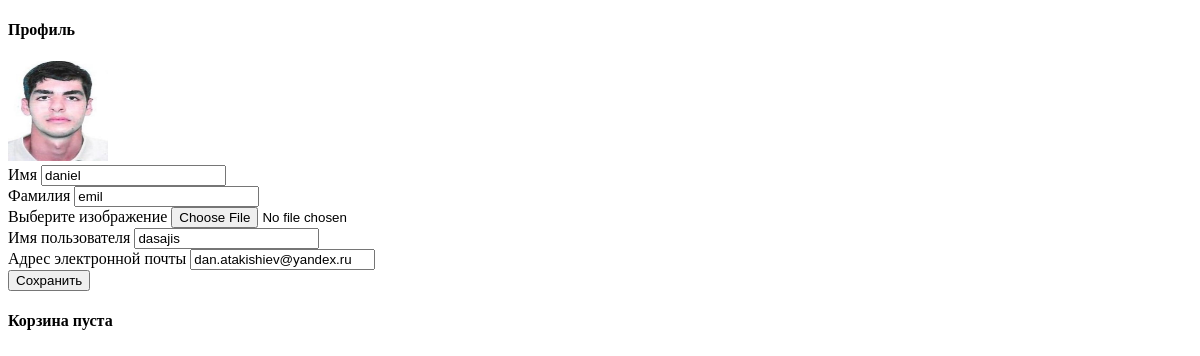
The page /users/profile/ (signed in) on the database as committed earlier.
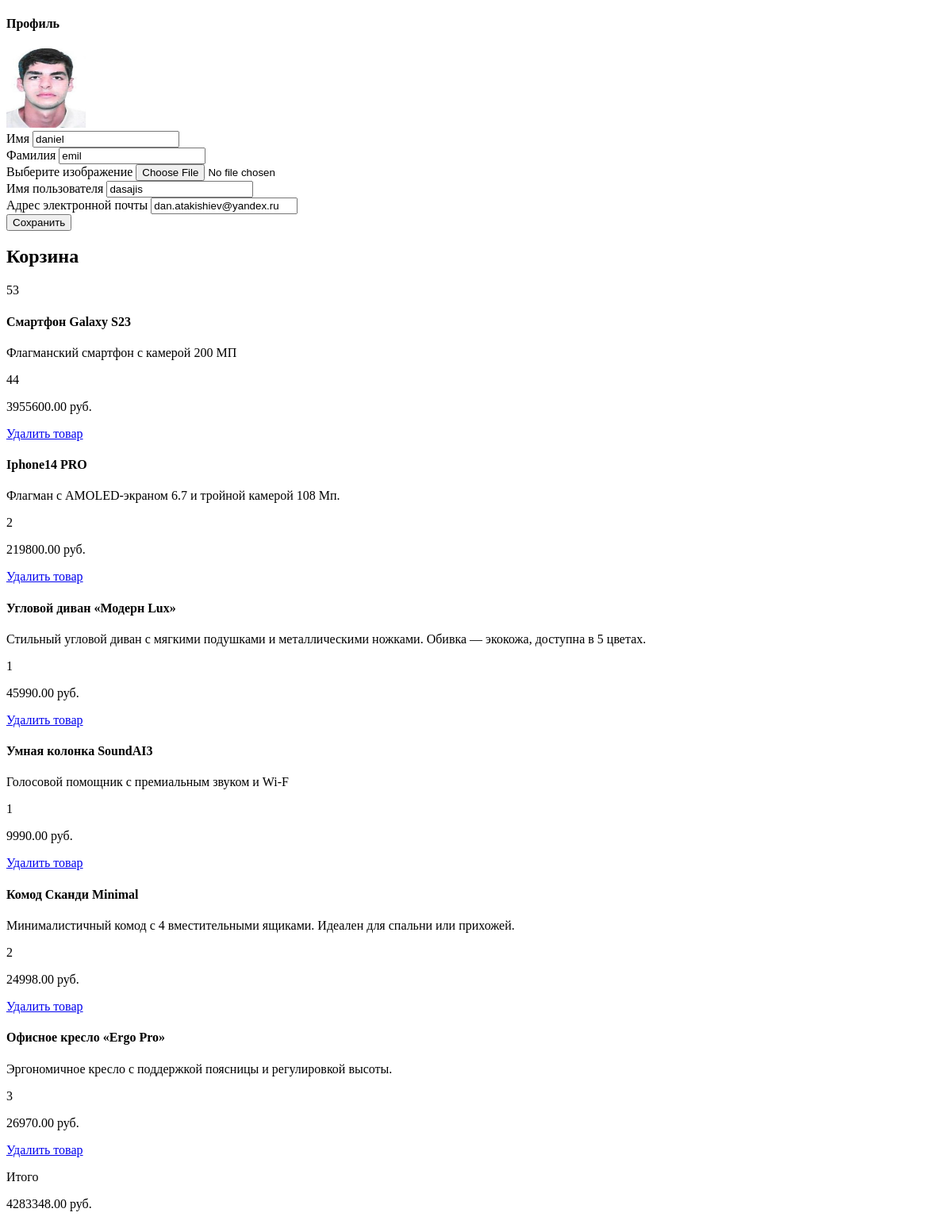
The same page on the database as committed later.
### products/models.py (models this page shows, shortened)
class Basket(models.Model):
    user = models.ForeignKey(to=User, on_delete=models.CASCADE)
    product = models.ForeignKey(to=Product, on_delete=models.CASCADE)
    quantity = models.PositiveSmallIntegerField(default=0)
    created_timestamp = models.DateTimeField(auto_now_add=True)
    def sum(self):
        return self.product.price * self.quantity

class Product(models.Model):
    name = models.CharField(max_length=256)
    description = models.TextField()
    price = models.DecimalField(max_digits=10, decimal_places=2)
    quantity = models.PositiveIntegerField(default=0)
    image = models.ImageField(upload_to='products_images')
    category = models.ForeignKey(to=ProductsCategory, on_delete=models.CASCADE)

### users/views.py (the view)
# urls.py: path('profile/', profile, name='profile'),
@login_required
def profile(request):
    if request.method == 'POST':
        form = UserProfileForm(instance=request.user, data=request.POST, files=request.FILES)
        if form.is_valid():
            form.save()
            return redirect("users:profile")
    else:
        form = UserProfileForm(instance=request.user)
    baskets = Basket.objects.filter(user=request.user)
    total_sum = sum(basket.sum() for basket in baskets)
    total_quantity = sum(basket.quantity for basket in baskets)
    context = {
        'form' : form,
        'baskets' : Basket.objects.filter(user=request.user),
        'total_sum' : total_sum,
        'total_quantity' : total_quantity,
        }
    return render(request, 'users/profile.html', context)

### users/forms.py
class UserProfileForm(UserChangeForm):
    first_name = forms.CharField(widget=forms.TextInput())
    last_name = forms.CharField(widget=forms.TextInput())
    image = forms.ImageField(widget=forms.FileInput(), required=False)
    username = forms.CharField(widget=forms.TextInput(attrs={'readonly' : True}))
    email = forms.EmailField(widget=forms.EmailInput(attrs={'readonly' : True}))
    class Meta:
        model = User
        fields = ('first_name', 'last_name', 'image', 'username', 'email')

### users/templates/users/profile.html (shortened to what this page needs)
{% extends "users/base.html" %} {% load static %} {% block content %}
<div class="header-bar">
  <h4>Профиль</h4>
</div>
<div>
  <img
    src="{% if user.image and user.image.url %}{{ user.image.url }}
    {% else %}{% static 'vendor/img/users/default_avatar.jpg' %}{% endif %}" height="100" width="100"
  />
</div>
<form action="{% url 'users:profile' %}" method="post" enctype="multipart/form-data">
  <div>
    <label for="{{ form.first_name.id_for_label }}">Имя</label>
    {{ form.first_name }}
  </div>
  <div>
    <label for="{{ form.last_name.id_for_label }}">Фамилия</label>
    {{ form.last_name }}
  </div>
  <div>
    <label for="{{ form.image.id_for_label }}">Выберите изображение</label>
    {{ form.image }}
  </div>
  <div>
    <label for="{{ form.username.id_for_label }}">Имя пользователя</label>
    {{ form.username }}
  </div>
  <div>
    <label for="{{ form.email.id_for_label }}">Адрес электронной почты</label>
    {{ form.email }}
  </div>
  <div><button type="submit">Сохранить</button></div>
</form>
<div>{% include 'products/baskets.html' %}</div>
{% endblock %}

### products/templates/products/baskets.html
{% if baskets %}
<div>
    <h2>Корзина</h2>
    <p>{{ total_quantity }}</p>
</div>
{% for basket in baskets %}
<div>
    <h4><strong>{{ basket.product.name }}</strong></h4>
    <p>{{ basket.product.description }}</p>
    <p>{{ basket.quantity }}</p>
    <p>{{ basket.sum }} руб.</p>
    <a href="{% url 'products:basket_remove' basket.id %}">Удалить товар</a>
</div>
{% endfor %}
<div>
    <p>Итого</p>
    <p>{{ total_sum }} руб.</p>
</div>
{% else %}
<h4>Корзина пуста</h4>
{% endif %}

Rows that differ between the two databases and show on the page:
added Basket: product.name "Смартфон Galaxy S23", product.description "Флагманский смартфон с камерой 200 МП", quantity "44", sum "3955600.00"
added Basket: product.name "Iphone14 PRO", product.description "Флагман с AMOLED-экраном 6.7 и тройной камерой 108 Мп.", quantity "2", sum "219800.00"
added Basket: product.name "Угловой диван «Модерн Lux»", product.description "Стильный угловой диван с мягкими подушками и металлическими ножками. Обивка — экокожа, доступна в 5 цветах.", quantity "1", sum "45990.00"
added Basket: product.name "Умная колонка SoundAI3", product.description "Голосовой помощник с премиальным звуком и Wi-F", quantity "1", sum "9990.00"
added Basket: product.name "Комод Сканди Minimal", product.description "Минималистичный комод с 4 вместительными ящиками. Идеален для спальни или прихожей.", quantity "2", sum "24998.00"
added Basket: product.name "Офисное кресло «Ergo Pro»", product.description "Эргономичное кресло с поддержкой поясницы и регулировкой высоты.", quantity "3", sum "26970.00"
Other text that changed with them:
{{ total_quantity }}: (not shown) → "53"
{{ total_sum }}: (not shown) → "4283348.00"
text no longer shown: "Корзина пуста"
text now shown: "Корзина Итого руб."
